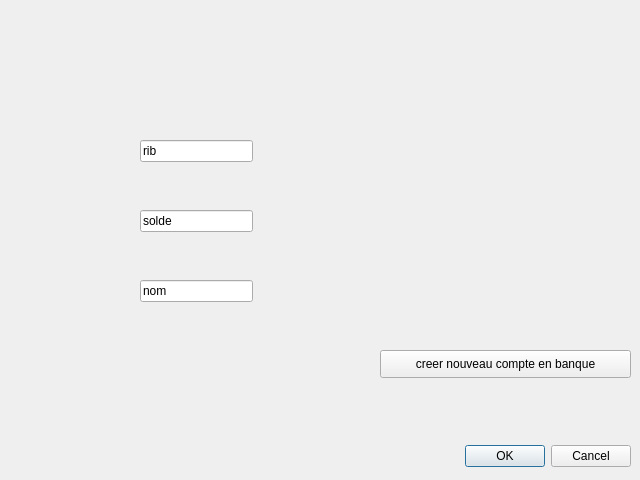
<?xml version="1.0" encoding="UTF-8"?>
<ui version="4.0">
 <class>banquedialogue</class>
 <widget class="QDialog" name="banquedialogue">
  <property name="geometry">
   <rect>
    <x>0</x>
    <y>0</y>
    <width>640</width>
    <height>480</height>
   </rect>
  </property>
  <property name="windowTitle">
   <string>Dialog</string>
  </property>
  <widget class="QDialogButtonBox" name="buttonBox">
   <property name="geometry">
    <rect>
     <x>10</x>
     <y>440</y>
     <width>621</width>
     <height>32</height>
    </rect>
   </property>
   <property name="orientation">
    <enum>Qt::Horizontal</enum>
   </property>
   <property name="standardButtons">
    <set>QDialogButtonBox::Cancel|QDialogButtonBox::Ok</set>
   </property>
  </widget>
  <widget class="QLineEdit" name="RIB">
   <property name="geometry">
    <rect>
     <x>140</x>
     <y>140</y>
     <width>113</width>
     <height>22</height>
    </rect>
   </property>
   <property name="text">
    <string>rib</string>
   </property>
  </widget>
  <widget class="QLineEdit" name="solde">
   <property name="geometry">
    <rect>
     <x>140</x>
     <y>210</y>
     <width>113</width>
     <height>22</height>
    </rect>
   </property>
   <property name="text">
    <string>solde</string>
   </property>
  </widget>
  <widget class="QLineEdit" name="nom">
   <property name="geometry">
    <rect>
     <x>140</x>
     <y>280</y>
     <width>113</width>
     <height>22</height>
    </rect>
   </property>
   <property name="text">
    <string>nom</string>
   </property>
  </widget>
  <widget class="QPushButton" name="pushButton">
   <property name="geometry">
    <rect>
     <x>380</x>
     <y>350</y>
     <width>251</width>
     <height>28</height>
    </rect>
   </property>
   <property name="text">
    <string>creer nouveau compte en banque</string>
   </property>
  </widget>
 </widget>
 <resources/>
 <connections>
  <connection>
   <sender>buttonBox</sender>
   <signal>accepted()</signal>
   <receiver>banquedialogue</receiver>
   <slot>accept()</slot>
   <hints>
    <hint type="sourcelabel">
     <x>248</x>
     <y>254</y>
    </hint>
    <hint type="destinationlabel">
     <x>157</x>
     <y>274</y>
    </hint>
   </hints>
  </connection>
  <connection>
   <sender>buttonBox</sender>
   <signal>rejected()</signal>
   <receiver>banquedialogue</receiver>
   <slot>reject()</slot>
   <hints>
    <hint type="sourcelabel">
     <x>316</x>
     <y>260</y>
    </hint>
    <hint type="destinationlabel">
     <x>286</x>
     <y>274</y>
    </hint>
   </hints>
  </connection>
 </connections>
</ui>
